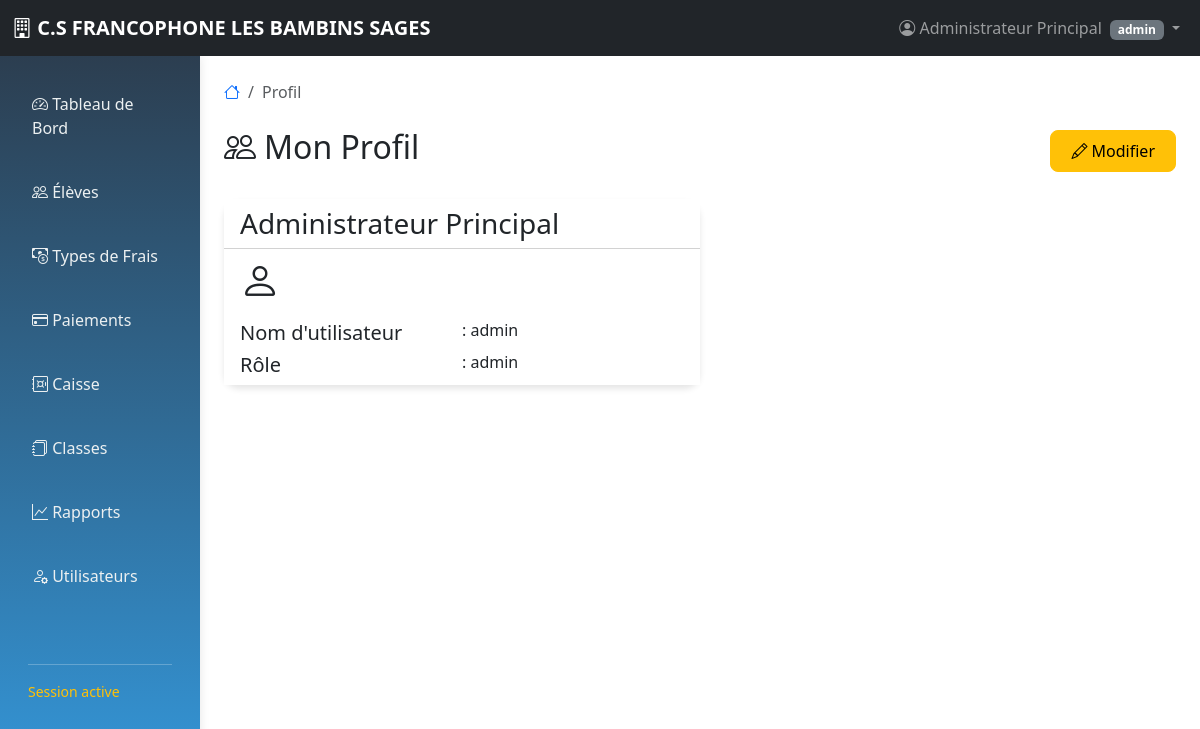
Page /profil.php (signed in) on the committed database.
### tables this page shows
CREATE TABLE `utilisateurs` (
  `id` int(11) NOT NULL,
  `username` varchar(50) NOT NULL,
  `password` varchar(255) NOT NULL,
  `nom_complet` varchar(100) NOT NULL,
  `role` enum('admin','caissier') DEFAULT 'caissier',
  `statut` varchar(15) NOT NULL,
  `derniere_connexion` datetime DEFAULT NULL
);

### profil.php (the view, shortened to what this page needs)
<?php
$database = new Database();
$db = $database->getConnection();
$user_id = intval($_SESSION['user_id']);
$query = "SELECT * FROM utilisateurs WHERE id = $user_id";
$stmt = $db->prepare($query);
$stmt->execute();
$profil = $stmt->fetchAll(PDO::FETCH_ASSOC);
?>
<?php
include 'layout.php';
?>
<nav aria-label="breadcrumb" class="mb-4">
    <ol class="breadcrumb">
        <li class="breadcrumb-item"><a href="dashboard.php"><i class="bi bi-house"></i></a></li>
        <li class="breadcrumb-item active" aria-current="page">Profil</li>
    </ol>
</nav>
<div class="d-flex justify-content-between align-items-center mb-4">
    <h2><i class="bi bi-people me-2"></i>Mon Profil</h2>
    <button class="btn btn-warning" data-bs-toggle="modal" data-bs-target="#modifUser">
        <i class="bi bi-pencil"></i> Modifier
    </button>
</div>
 <div class="col-lg-6">
    <div class="card">
        <?php foreach ($profil as $prof): ?>
        <div class="card-header bg-white">
            <h3 class="card-title mb-0"><?php echo $prof['nom_complet']?></h3>
        </div>
        <div class="card-body p-0">
            <div class="list-group list-group-flush">
                <div class="list-group-item">
                    <h1><i class="bi bi-person"></i></h1>
                    <div class="mt-3">
                        <div class="d-flex mb-2">
                            <div class="col-6"><h5 class="mb-0 me-2">Nom d'utilisateur </h5></div>
                            <div class="col-6"><h6 class="mb-0"><?php echo  ": ".htmlspecialchars($prof['username']); ?></h6></div>
                        </div>
                        <div class="d-flex">
                            <div class="col-6"><h5 class="mb-0">Rôle </h5></div>
                            <div class="col-6"><h6 class="mb-0"><?php echo ": ".htmlspecialchars($prof['role']); ?></h6></div>
                        </div>
                    </div>
                </div>
            </div>
        </div>
        <?php endforeach; ?>
    </div>
</div>
<?php include 'layout-end.php'; ?>

### layout.php (style rules this page uses)
.card { border: none; border-radius: 15px; box-shadow: 0 4px 6px rgba(0,0,0,0.1); transition: transform 0.3s; }
.btn { border-radius: 8px; padding: 8px 20px; }

### rows in the picture
utilisateurs: nom_complet "Administrateur Principal", username "admin", role "admin"

### other values in the picture
$_SESSION['nom_complet'] "Administrateur Principal"
$_SESSION['role'] "admin"
